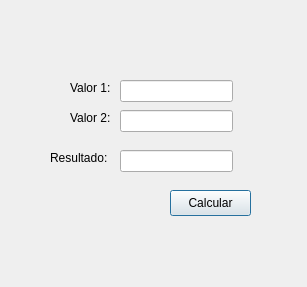
<?xml version="1.0" encoding="UTF-8"?>
<ui version="4.0">
 <class>Dialog</class>
 <widget class="QDialog" name="Dialog">
  <property name="geometry">
   <rect>
    <x>0</x>
    <y>0</y>
    <width>307</width>
    <height>287</height>
   </rect>
  </property>
  <property name="windowTitle">
   <string>Dialog</string>
  </property>
  <widget class="QLabel" name="label">
   <property name="geometry">
    <rect>
     <x>70</x>
     <y>80</y>
     <width>49</width>
     <height>16</height>
    </rect>
   </property>
   <property name="text">
    <string>Valor 1:</string>
   </property>
  </widget>
  <widget class="QLabel" name="label_2">
   <property name="geometry">
    <rect>
     <x>70</x>
     <y>110</y>
     <width>49</width>
     <height>16</height>
    </rect>
   </property>
   <property name="text">
    <string>Valor 2:</string>
   </property>
  </widget>
  <widget class="QLineEdit" name="lineEditValor1">
   <property name="geometry">
    <rect>
     <x>120</x>
     <y>80</y>
     <width>113</width>
     <height>22</height>
    </rect>
   </property>
  </widget>
  <widget class="QLineEdit" name="lineEditValor2">
   <property name="geometry">
    <rect>
     <x>120</x>
     <y>110</y>
     <width>113</width>
     <height>22</height>
    </rect>
   </property>
  </widget>
  <widget class="QLabel" name="label_3">
   <property name="geometry">
    <rect>
     <x>50</x>
     <y>150</y>
     <width>61</width>
     <height>16</height>
    </rect>
   </property>
   <property name="text">
    <string>Resultado:</string>
   </property>
  </widget>
  <widget class="QLineEdit" name="lineEditResultado">
   <property name="geometry">
    <rect>
     <x>120</x>
     <y>150</y>
     <width>113</width>
     <height>22</height>
    </rect>
   </property>
  </widget>
  <widget class="QPushButton" name="buttonCalcular">
   <property name="geometry">
    <rect>
     <x>170</x>
     <y>190</y>
     <width>81</width>
     <height>26</height>
    </rect>
   </property>
   <property name="text">
    <string>Calcular</string>
   </property>
  </widget>
 </widget>
 <resources/>
 <connections/>
</ui>
